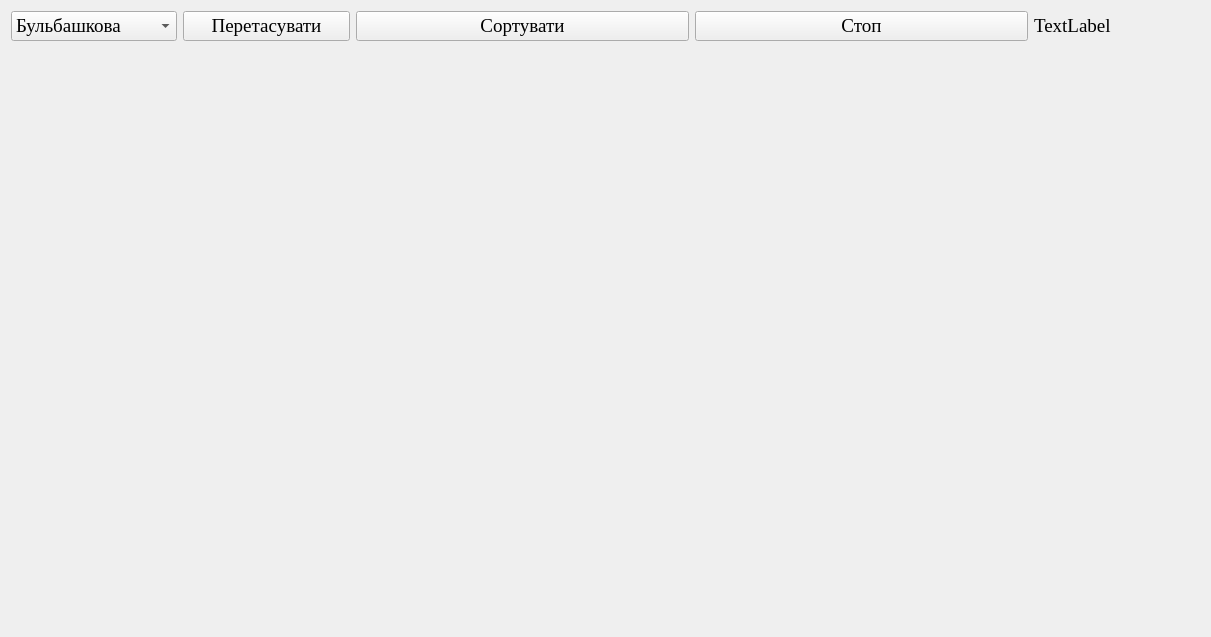
<?xml version="1.0" encoding="UTF-8"?>
<ui version="4.0">
 <class>MainWidget</class>
 <widget class="QWidget" name="MainWidget">
  <property name="geometry">
   <rect>
    <x>0</x>
    <y>0</y>
    <width>1211</width>
    <height>637</height>
   </rect>
  </property>
  <property name="minimumSize">
   <size>
    <width>410</width>
    <height>0</height>
   </size>
  </property>
  <property name="maximumSize">
   <size>
    <width>16777215</width>
    <height>16777215</height>
   </size>
  </property>
  <property name="windowTitle">
   <string>Visual Sort</string>
  </property>
  <layout class="QHBoxLayout" name="horizontalLayout">
   <item>
    <layout class="QGridLayout" name="gridLayout" columnstretch="0,0,0,0,0,0,0" columnminimumwidth="0,0,0,0,0,0,0">
     <property name="sizeConstraint">
      <enum>QLayout::SetMaximumSize</enum>
     </property>
     <property name="verticalSpacing">
      <number>5</number>
     </property>
     <item row="0" column="0">
      <widget class="QComboBox" name="cbx_sorts">
       <property name="font">
        <font>
         <family>Times New Roman</family>
         <pointsize>14</pointsize>
        </font>
       </property>
       <item>
        <property name="text">
         <string>Бульбашкова</string>
        </property>
       </item>
       <item>
        <property name="text">
         <string>Вставками</string>
        </property>
       </item>
       <item>
        <property name="text">
         <string>Вибором</string>
        </property>
       </item>
      </widget>
     </item>
     <item row="0" column="6">
      <widget class="QLabel" name="lbl_el_time">
       <property name="font">
        <font>
         <family>Times New Roman</family>
         <pointsize>14</pointsize>
        </font>
       </property>
       <property name="text">
        <string>TextLabel</string>
       </property>
      </widget>
     </item>
     <item row="0" column="1">
      <widget class="QPushButton" name="btn_shuffle">
       <property name="font">
        <font>
         <family>Times New Roman</family>
         <pointsize>14</pointsize>
        </font>
       </property>
       <property name="text">
        <string>Перетасувати</string>
       </property>
      </widget>
     </item>
     <item row="1" column="0" colspan="7">
      <widget class="DrawWidget" name="wg_screen" native="true"/>
     </item>
     <item row="0" column="4" colspan="2">
      <widget class="QPushButton" name="btn_stop">
       <property name="font">
        <font>
         <family>Times New Roman</family>
         <pointsize>14</pointsize>
        </font>
       </property>
       <property name="text">
        <string>Стоп</string>
       </property>
      </widget>
     </item>
     <item row="0" column="2" colspan="2">
      <widget class="QPushButton" name="btn_sort">
       <property name="font">
        <font>
         <family>Times New Roman</family>
         <pointsize>14</pointsize>
        </font>
       </property>
       <property name="text">
        <string>Сортувати</string>
       </property>
      </widget>
     </item>
    </layout>
   </item>
  </layout>
 </widget>
 <customwidgets>
  <customwidget>
   <class>DrawWidget</class>
   <extends>QWidget</extends>
   <header location="global">drawwidget.h</header>
   <container>1</container>
  </customwidget>
 </customwidgets>
 <resources/>
 <connections/>
</ui>
